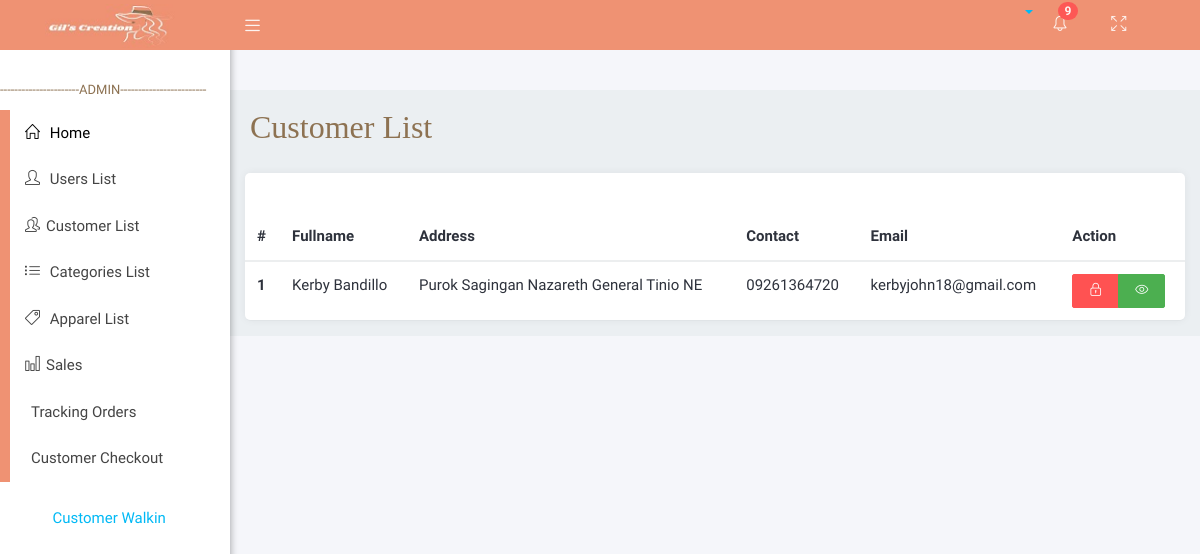
The page /adminViews/customer.php on the database its author committed.
### tables this page shows
CREATE TABLE `users` (
  `user_id` int(11) NOT NULL,
  `user_permission_id` int(11) NOT NULL,
  `fname` varchar(255) NOT NULL,
  `lname` varchar(255) NOT NULL,
  `address` varchar(255) NOT NULL,
  `contact_num` varchar(11) NOT NULL,
  `verification_code` varchar(255) DEFAULT NULL,
  `email` varchar(255) NOT NULL,
  `email_verified_at` datetime DEFAULT NULL,
  `password` varchar(255) NOT NULL
);

### APIFUNCTION/DBCRUD.php (called while the page is built, shortened)
<?php
    class DBCRUD{
        private $servername='localhost';
        private $username='root';
        private $password='';
        private $dbname='brms';
        private $mysqli='';
        public function __construct(){
            $this->mysqli = new mysqli($this->servername,$this->username,$this->password,$this->dbname);
        }
        public function select($table,$rows="*",$where = null){
            if ($where != null) {
                $sql="SELECT $rows FROM $table WHERE $where";
            }else{
                $sql="SELECT $rows FROM $table";
            }
            $this->sql = $result = $this->mysqli->query($sql);
        }
    }
?>

### adminViews/customer.php (the view, shortened to what this page needs)
<?php include('layouts/head.php'); ?>
   <div class="wrapper">
      <?php include('layouts/navbar.php'); ?>
      <?php include('layouts/sidebar.php'); ?>
      <div class="content-wrapper">
         <div class="container-fluid">
            <div class="row">
               <div class="main-header">
                  <h2  style=" font-family:poppins; color:#8d7252;">Customer List</h2>
               </div>
            </div>
            <div class="card">
        <div class="card-header">
        </div>
        <div class="card-body">
        <table class="table">
                <thead class="thead-light">
                    <tr>
                    <th scope="col">#</th>
                    <th scope="col">Fullname</th>
                    <th scope="col">Address</th>
                    <th scope="col">Contact</th>
                    <th scope="col">Email</th>
                    <th scope="col">Action</th>
                    </tr>
                </thead>
                <tbody>
                <?php
                    include('../APIFUNCTION/DBCRUD.php');
                    $newDBCRUD = new DBCRUD();
                    $newDBCRUD->select("users","*","user_permission_id=2");
                    $userLists = $newDBCRUD->sql;
                    $index = 1;
                    while ($data = mysqli_fetch_assoc($userLists)){
                ?>
                    <tr>
                    <th scope="row"><?php echo $index; ?></th>
                    <td><?php echo $data["fname"] ." ". $data["lname"]; ?></td>
                    <td><?php echo $data["address"]; ?></td>
                    <td><?php echo $data["contact_num"]; ?></td>
                    <td><?php echo $data["email"]; ?></td>
                    <td>
                        <div class="btn-group" role="group" aria-label="Basic example">
                            <button type="button" class="btn btn-danger" onclick="showformdelete(<?php echo $data['user_id']; ?>);"><i class="icon-lock"></i></button>
                            <button type="button" class="btn btn-success" onclick="showformview(<?php echo $data['user_id']; ?>);"><i class = "icon-eye"></i></button>
                        </div>
                    </td>
                    </tr>
                    <?php $index++; }?>
                </tbody>
            </table>
        </div>
         </div>
      </div>
   </div>
<?php include('layouts/footer.php'); ?>

### adminViews/assets/css/profile.css (style rules this page uses)
body { margin: 0; padding-top: 40px; color: #2e323c; background: #f5f6fa; position: relative; height: 100%; }
.card { background: #ffffff; -webkit-border-radius: 5px; -moz-border-radius: 5px; border-radius: 5px; border: 0; margin-bottom: 1rem; }

### adminViews/assets/css/menu.css (style rules this page uses)
.fixed .content-wrapper { margin-top: 50px; }
.wrapper:before { content: " "; display: table; }
.wrapper:after { content: " "; clear: both; }
.content-wrapper { height: 100%; background-color: #ebeff2; margin-left: 230px; z-index: 820; -webkit-transition: all 0.3s ease-in-out; -moz-transition: all 0.3s ease-in-out; -ms-transition: all 0.3s ease-in-out; transition: all 0.3s ease-in-out; }

### rows shown on the page
users: fname "Kerby", lname "Bandillo", address "Purok Sagingan Nazareth General Tinio NE", contact_num "09261364720", email "kerbyjohn18@gmail.com"
